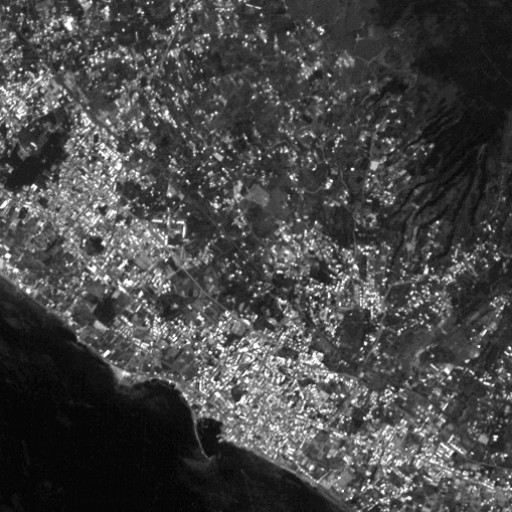
%> input picture image fusion/pics/PAN.jpg, 512 x 512 px
$ octave IhsBroveyFusion.m   (GNU Octave 9; MATLAB toolbox functions it lacks are replaced by stand-ins)
%> lines starting %> are read from the running program, lines starting %| are printed output that depends on the picture
close all; clear; clc;

%% 一幅高分辨率的灰度图像+一幅低分辨率的彩色图像
PAN = imread('PAN.jpg');
%> PAN is the input picture: size 512x512 uint8; min 0, max 255, mean 71.2
MS = imread('MS.jpg');
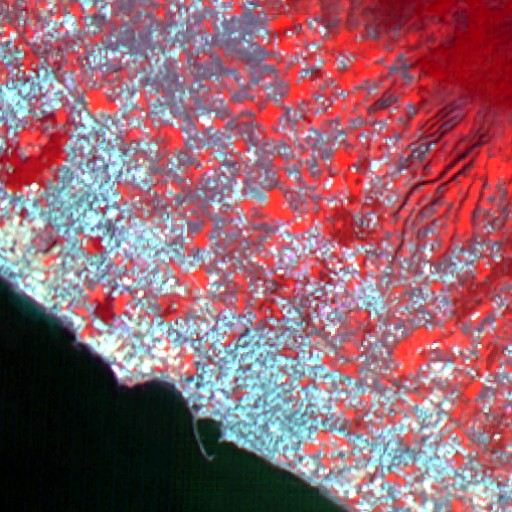
%> input picture image fusion/pics/MS.jpg, 512 x 512 px
%> MS is the input picture: size 512x512x3 uint8; mean R, G, B 147.8, 102.8, 113.4
R = MS(:,:,1); G = MS(:,:,2); B = MS(:,:,3);
%> after `R = MS(:,:,1)`:
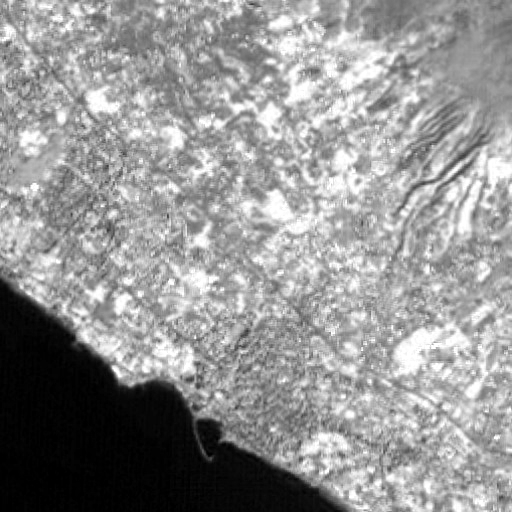
%> R: size 512x512 uint8; min 0, max 255, mean 147.8
%> after `B = MS(:,:,3)`:
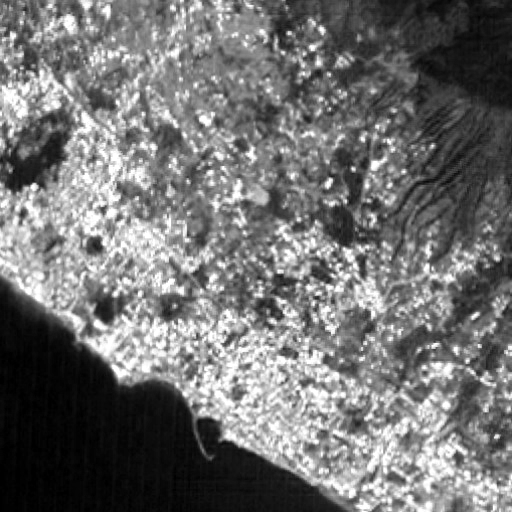
%> B: size 512x512 uint8; min 0, max 255, mean 113.4

%% IHS变换
I = PAN;
V1 = (2*B-R-G)*sqrt(2)/6;
V2 = (R-G)/sqrt(2);
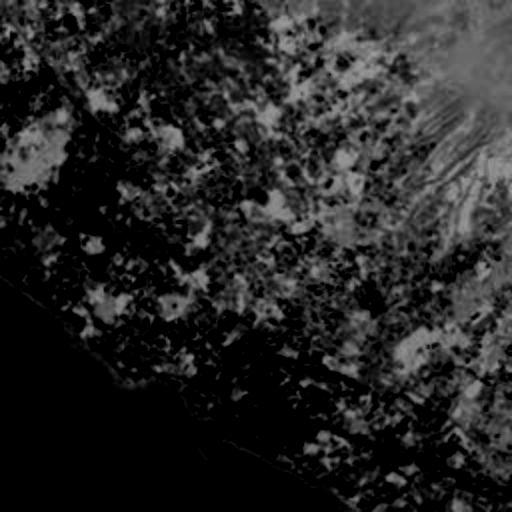
%> V2: size 512x512 uint8; min 0, max 158, mean 37.9

%% 逆IHS变换
RN = I + (V2-V1)/sqrt(2);
GN = I - (V1+V2)/sqrt(2);
BN = I + sqrt(2)*V1;
IM_IHS(:,:,1) = RN; IM_IHS(:,:,2) = GN; IM_IHS(:,:,3) = BN;
%> after `IM_IHS(:,:,3) = BN`:
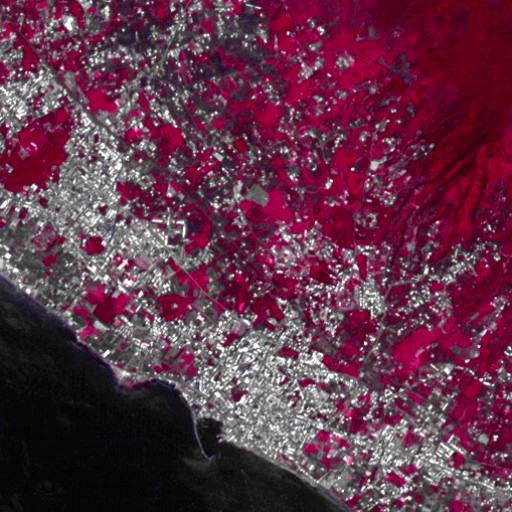
%> IM_IHS: size 512x512x3 uint8; mean R, G, B 97.8, 50.5, 71.7
% figure; imshow(IM_IHS,[]);

%% Brovey变换
RNN = R./(R+G+B).*PAN;
GNN = G./(R+G+B).*PAN;
BNN = B./(R+G+B).*PAN;
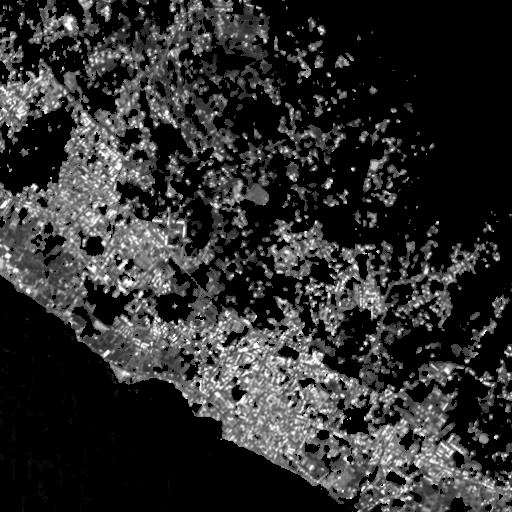
%> BNN: size 512x512 uint8; min 0, max 255, mean 46.8
IM_Brovey(:,:,1) = RNN; IM_Brovey(:,:,2) = GNN; IM_Brovey(:,:,3) = BNN;
%> after `IM_Brovey(:,:,3) = BNN`:
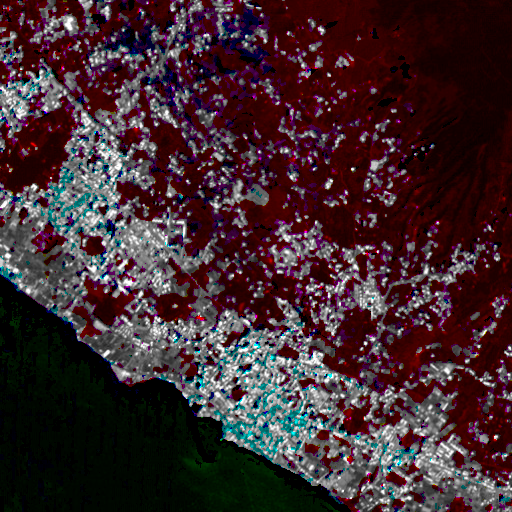
%> IM_Brovey: size 512x512x3 uint8; mean R, G, B 63.6, 41.5, 46.8
% figure; imshow(IM_Brovey,[]);

%% 观察
figure;
subplot(221),imshow(MS,[]),title('低分辨率多光谱图像');
subplot(222),imshow(PAN,[]),title('高分辨率全色图像');
subplot(223),imshow(IM_IHS,[]),title('使用IHS法融合的图像');
subplot(224),imshow(IM_Brovey,[]),title('使用Brovey法融合的图像');
